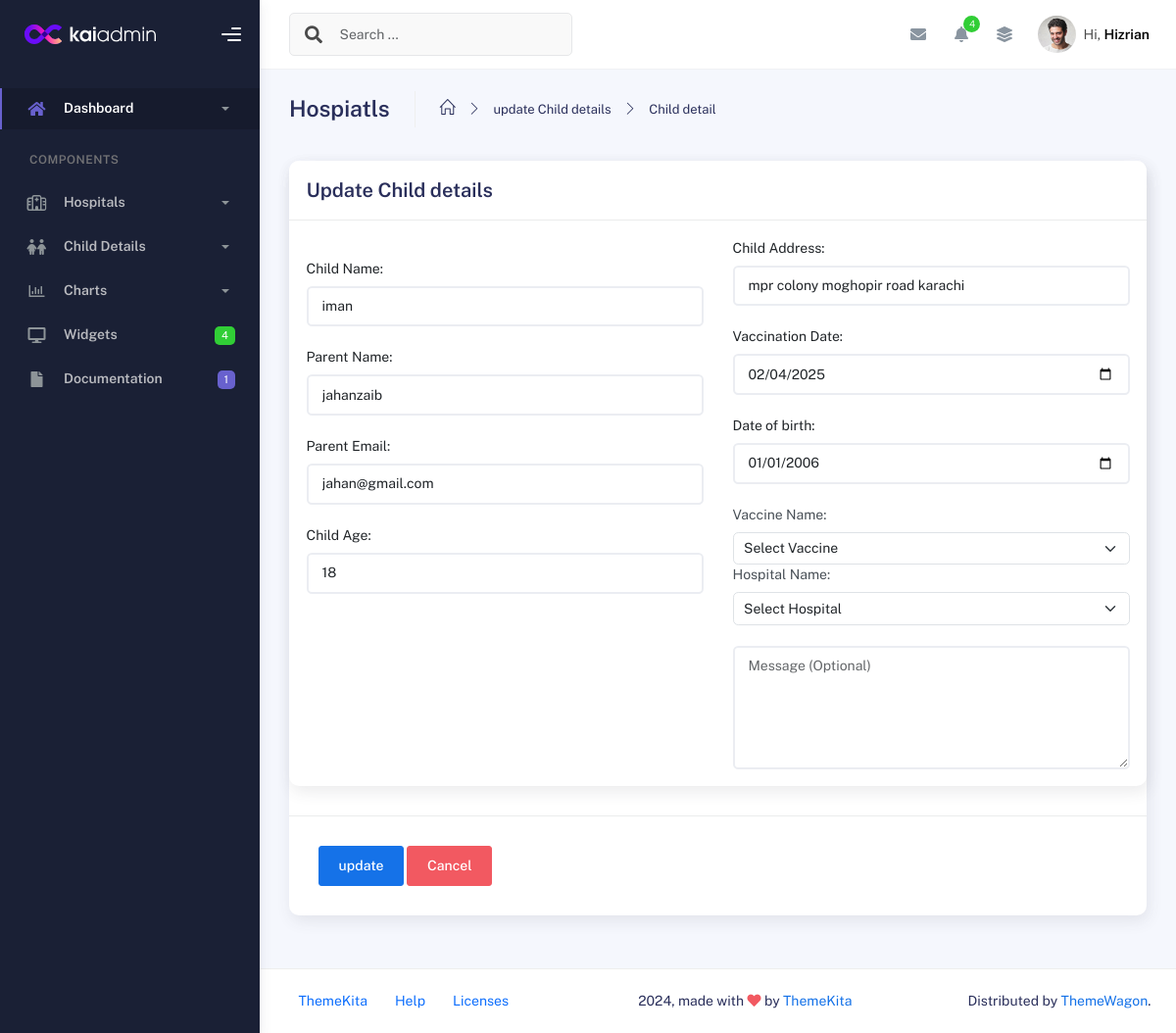
The page /Admin/admin_panel/forms/child_edit.php?id=1 on the database its author committed.
### tables this page shows
CREATE TABLE `child_detail` (
  `id` int(11) NOT NULL,
  `ch_name` varchar(255) NOT NULL,
  `pa_name` varchar(255) NOT NULL,
  `pa_email` varchar(255) NOT NULL,
  `ch_age` int(11) NOT NULL,
  `ch_address` varchar(255) NOT NULL,
  `vac_date` date NOT NULL,
  `ch_dob` date NOT NULL,
  `vac_name` varchar(255) NOT NULL,
  `hos_name` varchar(255) NOT NULL,
  `pa_massege` varchar(300) NOT NULL,
  `child_status` enum('pending','approved','rejected') DEFAULT 'pending'
);

### Admin/admin_panel/forms/child_edit.php (the view, shortened to what this page needs)
<?php
include("../f_shared/f_header.php");
include("../f_shared/f_sidebar.php");
?>
  <?php
$child_id=$_GET['id'];
$connection=mysqli_connect("localhost","root","","vaccine");
$edit_quer="SELECT * FROM child_detail WHERE id = '{$child_id}'";
$edit_run=mysqli_query($connection,$edit_quer);
$edit_row=mysqli_fetch_assoc($edit_run);
  ?>
      <div class="main-panel">
      <?php
include("../f_shared/f_nav.php");
?>
        <div class="container">
          <div class="page-inner">
            <div class="page-header">
              <h3 class="fw-bold mb-3">Hospiatls</h3>
              <ul class="breadcrumbs mb-3">
                <li class="nav-home">
                  <a href="#">
                    <i class="icon-home"></i>
                  </a>
                </li>
                <li class="separator">
                  <i class="icon-arrow-right"></i>
                </li>
                <li class="nav-item">
                  <a href="#">update Child details</a>
                </li>
                <li class="separator">
                  <i class="icon-arrow-right"></i>
                </li>
                <li class="nav-item">
                  <a href="#">Child detail</a>
                </li>
              </ul>
            </div>
            <form action="child_update.php" method="post" enctype="multipart/form-data">
              <div class="card">
            <div class="row">
              <div class="col-md-12">
                <div class="card">
                  <div class="card-header">
                    <div class="card-title">Update Child details</div>
                  </div>
                  <div class="card-body">
                    <div class="row">
                      <div class="col-lg-6 col-md-8">
                      <input type="hidden" class="form-control"  name="id" value="<?php echo $edit_row['id'];?>"> <br>
                        <label for="ch_name" class="form-label text-dark">Child Name:</label>
                        <input type="text" class="form-control"  name="ch_name" value="<?php echo $edit_row['ch_name'];?>"> <br>
                        <label for="a_pname" class="form-label text-dark">Parent Name:</label>
                        <input type="text" class="form-control"  value="<?php echo $edit_row['pa_name'];?>" name="a_pname"> <br>
                        <label for="pa_email" class="form-label text-dark">Parent Email:</label>
                        <input type="email" class="form-control" value="<?php echo $edit_row['pa_email'];?>" name="pa_email"> <br>
                        <label for="ch_age" class="form-label text-dark">Child Age:</label>
                        <input type="number" class="form-control" value="<?php echo $edit_row['ch_age'];?>" name="ch_age"> <br>
                      </div>
                      <div class="col-lg-6 col-md-8">
                        <label for="ch_address" class="form-label text-dark" >Child Address:</label><br>
                        <input type="text" class="form-control" name="ch_address"  value="<?php echo $edit_row['ch_address'];?>"><br>
                        <label for="vac_date" class="form-label text-dark" >Vaccination Date:</label><br>
                        <input type="date" class="form-control" name="vac_date" value="<?php echo $edit_row['vac_date'];?>"><br>
                        <label for="ch_dob" class="form-label text-dark" >Date of birth:</label><br>
                        <input type="date" class="form-control" name="ch_dob" value="<?php echo $edit_row['ch_dob'];?>"><br>
                        <label for="vaccine_name" class="form-label" >Vaccine Name:</label> <br>
              <select name="vac_name" id="department" class="form-select" required="" value="<?php echo $edit_row['vac_name'];?>">
                <option value="">Select Vaccine</option>
              </select>
              <label for="hospital_name" class="form-label" >Hospital Name:</label> <br>
              <select name="hos_name" id="doctor" value="<?php echo $edit_row['hos_name'];?>" class="form-select" required="">
                <option value="">Select Hospital</option>
              </select> <br>
              <textarea class="form-control" name="a_message" rows="5" placeholder="Message (Optional)"></textarea>
                      </div>
                     </div>
                    </div>
                  </div>
                  <div class="card-action">
                    <input type="submit" value="update" name="child_update" class="btn btn-primary">
                    <button class="btn btn-danger">Cancel</button>
                  </div>
                </div>
              </div>
            </form>
            </div>
          </div>
        </div>
        <?php
include("../f_shared/f_footer.php");
?>

### rows shown on the page
child_detail: ch_name "iman", a_pname "jahanzaib", pa_email "jahan@gmail.com", ch_age "18", ch_address "mpr colony moghopir road karachi", vac_date "02/04/2025", ch_dob "01/01/2006"
